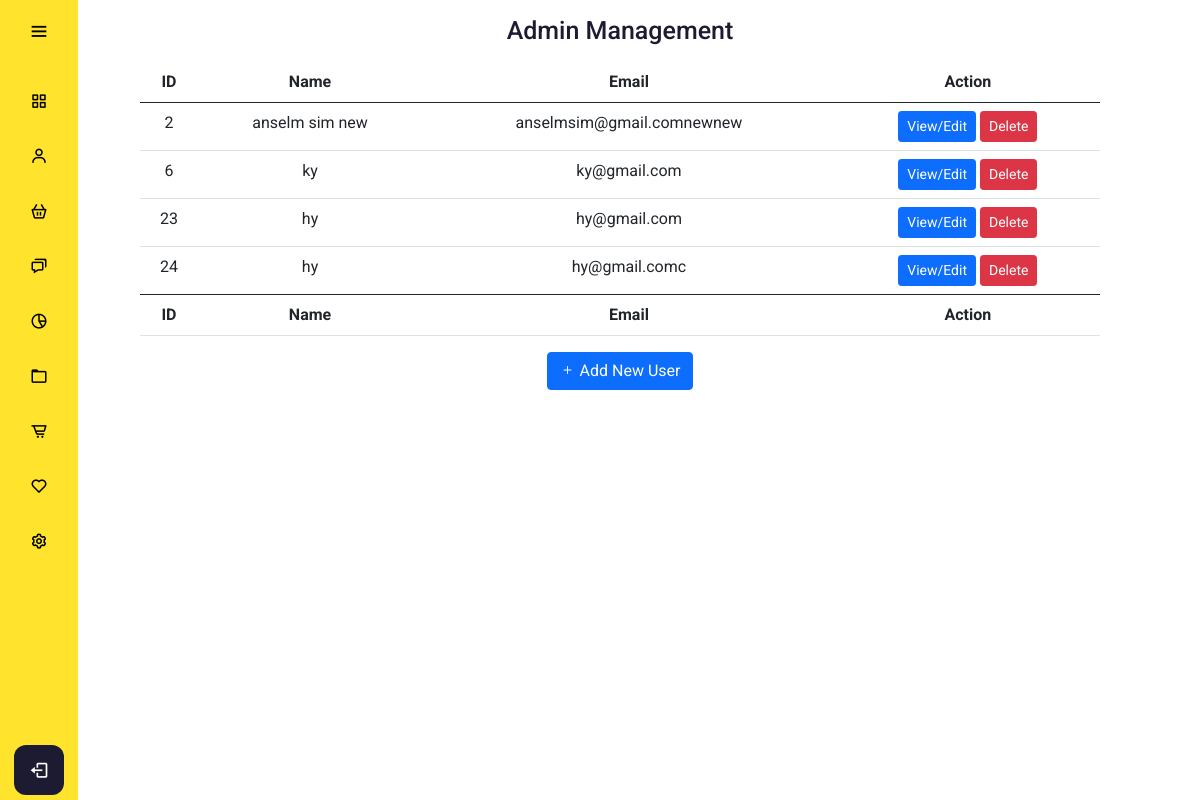
/admin/usermanagement.php, run on the app's committed database.
### tables this page shows
CREATE TABLE `users` (
  `users_id` int(11) NOT NULL,
  `users_name` varchar(255) NOT NULL,
  `users_email` varchar(255) NOT NULL,
  `users_password` varchar(128) NOT NULL,
  `users_address` text,
  `users_phone` varchar(11) DEFAULT NULL,
  `users_age` int(3) DEFAULT NULL,
  `users_gender` smallint(6) DEFAULT NULL,
  `users_permission` smallint(6) NOT NULL DEFAULT '0',
  `users_joindate` timestamp NOT NULL DEFAULT CURRENT_TIMESTAMP ON UPDATE CURRENT_TIMESTAMP
);

### config/db.php (called while the page is built, shortened)
<?php
class DB {
  protected static $mdb = null;
  public static function getMDB() {
    $mdb = DB::$mdb;
    if ($mdb === null) {
      $mdb = DB::$mdb = new MeekroDB();
    }
    $mdb->sync_config();
    return $mdb;
  }
  public static function query() { $args = func_get_args(); return call_user_func_array(array(DB::getMDB(), 'query'), $args); }
}
class MeekroDB {
  public $encoding = 'latin1';
  public $connect_options = array(MYSQLI_OPT_CONNECT_TIMEOUT => 30);
  public $internal_mysql = null;
  public function __construct($host=null, $user=null, $password=null, $dbName=null, $port=null, $encoding=null, $socket=null)  {
    if ($encoding === null) $encoding = DB::$encoding;
    $this->encoding = $encoding;
  }
  public function get() {
    $mysql = $this->internal_mysql;
    if (!($mysql instanceof MySQLi)) {
      $mysql = new mysqli();
      foreach ($this->connect_options as $key => $value) {
        $mysql->options($key, $value);
      }
      $mysql->set_charset($this->encoding);
      $this->internal_mysql = $mysql;
    }
    return $mysql;
  }
  protected function preparseQueryParams() {
    $args = func_get_args();
    $sql = trim(strval(array_shift($args)));
    $args_all = $args;
    if (count($args_all) == 0) return array($sql);
    $chunkyQuery = array();
    return $chunkyQuery;
  }
  public function parseQueryParams() {
    $args = func_get_args();
    $chunkyQuery = call_user_func_array(array($this, 'preparseQueryParams'), $args);
    $query = '';
    foreach ($chunkyQuery as $chunk) {
      if (is_string($chunk)) {
        $query .= $chunk;
        continue;
      }
      $result = '';
      $query .= $result;
    }
    return $query;
  }
  protected function prependCall($function, $args, $prepend) { array_unshift($args, $prepend); return call_user_func_array($function, $args); }
  public function query() { $args = func_get_args(); return $this->prependCall(array($this, 'queryHelper'), $args, 'assoc'); }
  protected function queryHelper() {
    $args = func_get_args();
    $type = array_shift($args);
    $db = $this->get();
    $is_buffered = true;
    $row_type = 'assoc';
    $full_names = false;
    $sql = call_user_func_array(array($this, 'parseQueryParams'), $args);
    $result = $db->query($sql, $is_buffered ? MYSQLI_STORE_RESULT : MYSQLI_USE_RESULT);
    $return = array();
    while ($row = ($row_type == 'assoc' ? $result->fetch_assoc() : $result->fetch_row())) {
      $return[] = $row;
    }
    return $return;
  }
}
?>

### admin/usermanagement.php (the view, shortened to what this page needs)
<?php
include "../config/db.php";
?>
<!DOCTYPE html>
<html lang="en" dir="ltr">
  <head>
    <link rel="stylesheet" href="adminstyle.css">
    <link href='https://unpkg.com/boxicons@2.0.7/css/boxicons.min.css' rel='stylesheet'>
    <link href="https://cdn.jsdelivr.net/npm/bootstrap@5.0.0-beta3/dist/css/bootstrap.min.css" rel="stylesheet">
    <link rel="stylesheet" href="https://cdn.jsdelivr.net/npm/bootstrap-icons@1.4.1/font/bootstrap-icons.css">
   </head>
<body>
  <?php
  include "adminheader.php";
  ?>
  <div class="home_content">
    <div class="text">Admin Management </div>
    <table class="table table-hover">
        <thead>
            <tr>
            <th scope="col">ID</th>
            <th scope="col">Name</th>
            <th scope="col">Email</th>
            <th scope="col">Action</th>
            </tr>
        </thead>
        <tbody>
        <?php
        $getUserQuery = DB::query("SELECT * FROM users");
        foreach($getUserQuery as $getUserResult){
        ?>
            <tr class="userdata userdata<?php echo $getUserResult['users_id']; ?>">
              <td class="userid"><?php echo $getUserResult['users_id']; ?></td>
              <td class="username"><?php echo $getUserResult['users_name']; ?></td>
              <td class="useremail"><?php echo $getUserResult['users_email']; ?></td>
              <td><button type="button" class="btn btn-primary btn-sm editUser" id="editUser" value="editUser" data-id="<?php echo $getUserResult['users_id']; ?>" data-bs-toggle="modal" data-bs-target="#userinfo<?php echo $getUserResult['users_id']; ?>" >View/Edit</button>
                  <button type="button" class="btn btn-danger btn-sm deleteUser" data-id="<?php echo $getUserResult['users_id']; ?>" data-name="<?php echo $getUserResult['users_name']; ?>">Delete</button>
              </td>
            </tr>
        <?php
        }
        ?>
        </tbody>
        <tfoot>
          <tr>
            <th scope="col">ID</th>
            <th scope="col">Name</th>
            <th scope="col">Email</th>
            <th scope="col">Action</th>
          </tr>
        </tfoot>
    </table>
    <button type="button" data-bs-toggle="modal" data-bs-target="#addUser" class="btn btn-primary"><i class="bi bi-plus"></i> Add New User</button>
  </div>
</body>
</html>

### admin/adminstyle.css (style rules this page uses)
* { margin: 0; padding: 0; box-sizing: border-box; font-family: "Roboto" , sans serif; }
body { position: relative; min-height: 100vh; width: 100%; overflow: hidden; }
.home_content { position: absolute; height: 100%; width: 80%; text-align: center; left: 140px; background: none; box-shadow: 0 5px 10px rgba(0,0,0,0.2px); transition: all 0.5s ease; justify-self: center; }
.home_content .text { font-size: 25px; font-weight: 500; color: #1d1b31; margin: 12px; }
button { border-radius: 5px; background-color: #fff; }

### data on the page
users: users_id "2", users_name "anselm sim new", users_email "anselmsim@gmail.comnewnew"
users: users_id "6", users_name "ky", users_email "ky@gmail.com"
users: users_id "23", users_name "hy", users_email "hy@gmail.com"
users: users_id "24", users_name "hy", users_email "hy@gmail.comc"
